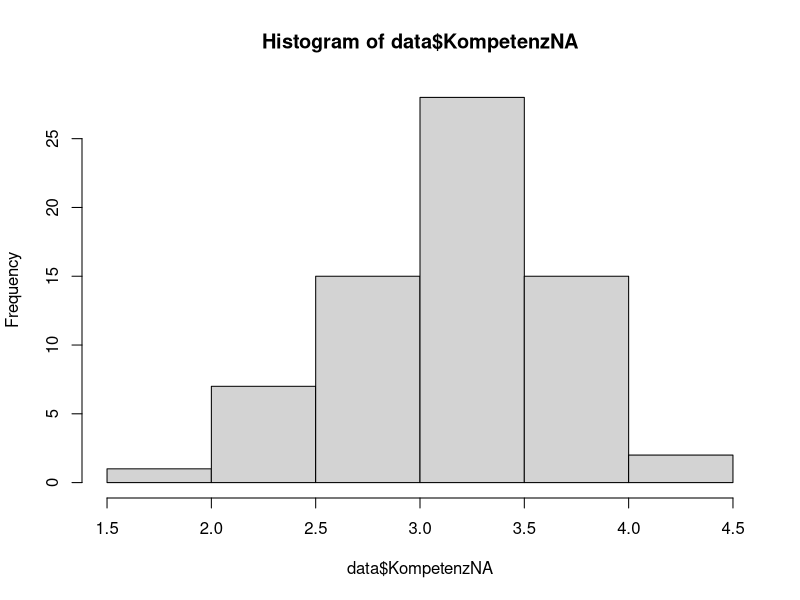
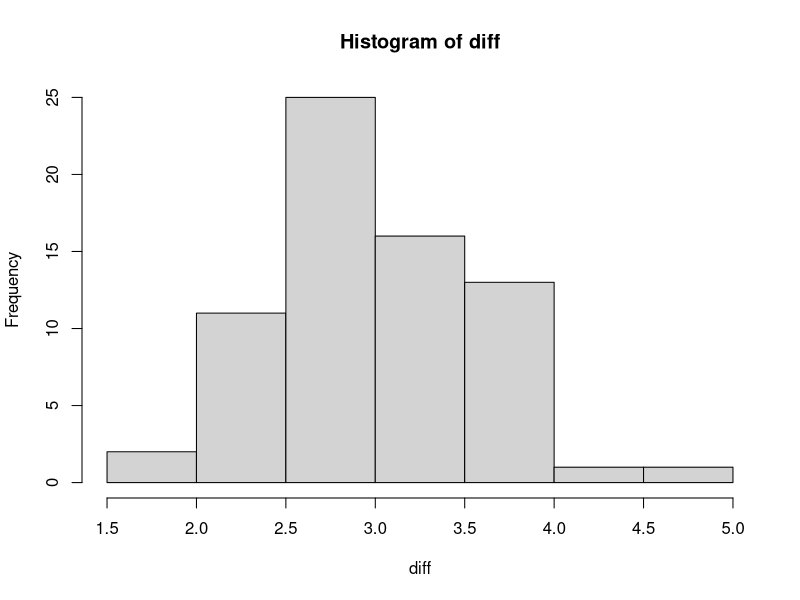
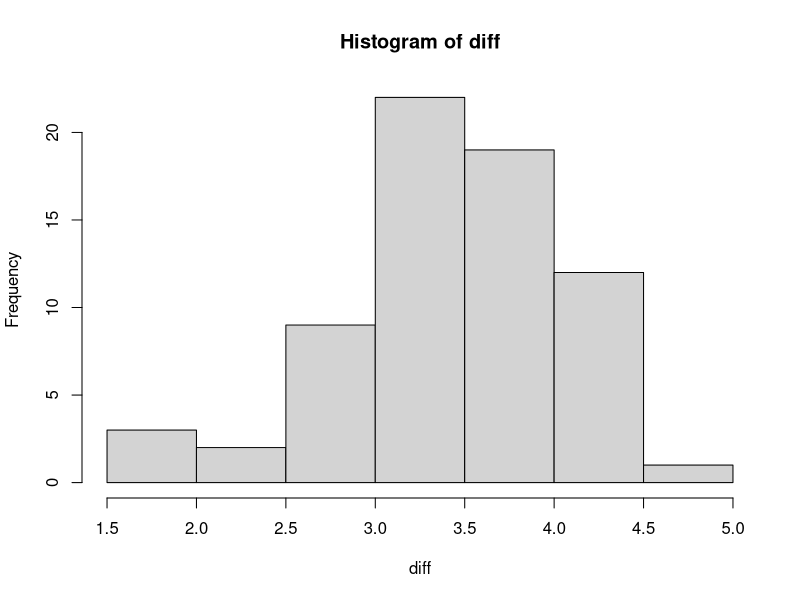

Reproduce these figures in R, in order.
library(data.table)

# ------------------Data Loading and Preparation ------------------------
#load data
data <- fread("survey_results_manualclean_nocheaters.csv")
#remove empty rows
data <- data[-(74:1030),]


# -------------NA------------------------------------
#Prüfung ob Kompetenzvariabeln NA normalverteilt

# Shapiro Wilk normality test
shapiro.test(data$KompetenzNA)
# W = 0.9744, p-value = 0.1746
# da p > 0.05 sind Daten normalverteilt
hist(data$KompetenzNA)
# Histogram ist etwa normalverteilt - Bestätigt Shapiro-Wilk Test

# -------------WA------------------------------------
#Prüfung ob Kompetenzvariabeln WA normalverteilt
diff <- data$KompetenzWA

# Shapiro Wilk normality test
shapiro.test(diff)
# W = 0.98547, p-value = 0.6054
# da p > 0.05 sind Daten normalverteilt
hist(diff)
# Histogram ist etwa normalverteilt - Bestätigt Shapiro-Wilk Test

# -------------SA------------------------------------
#Prüfung ob Kompetenzvariabeln SA normalverteilt
diff <- data$KompetenzSA

# Shapiro Wilk normality test
shapiro.test(diff)
# W = 0.96794, p-value = 0.07708
# da p > 0.05 sind Daten normalverteilt
hist(diff)
# Histogram ist etwa normalverteilt - Bestätigt Shapiro-Wilk Test




# --------------------------- Welch Two Sample t-Test NA-SA ----------------------------
library(psych)
# Vorbedingung: Ist Varianz etwa gleich?
describeBy(data$KompetenzSA, na.rm = TRUE)
describeBy(data$KompetenzNA, na.rm = TRUE)
# KompetenzSA sd = 0.61; KompetenzNA = 0.5

# Nullhypothese: No difference between averages of the two groups

# ---Alternativhypothese: SA ist weniger kompetent als NA
t.test(data$KompetenzNA, data$KompetenzSA, alternative = "less", na.rm = TRUE)
#t = -2.76, df = 128.39, p-value = 0.003313
#alternative hypothesis: true difference in means is less than 0


# ---Alternativhypothese: SA ist kompetenter als NA
t.test(data$KompetenzNA, data$KompetenzSA, alternative = "greater", na.rm = TRUE)
#t = -2.76, df = 128.39, p-value = 0.9967
#alternative hypothesis: true difference in means is greater than 0
# ---> there is not enough evidence of a difference between the (true) averages of the two groups

# ---Two-sided
t.test(data$KompetenzNA, data$KompetenzSA, alternative = "two.sided", na.rm = TRUE)
# t = -2.76, df = 128.39, p-value = 0.006627
# alternative hypothesis: true difference in means is not equal to 0





# --------------------------- Wilcoxon NA-SA ----------------------------
describe(data$KompetenzNA)
#    vars  n mean  sd median trimmed  mad  min  max range  skew kurtosis   se
# X1    1 68  3.2 0.5   3.25    3.23 0.37 1.92 4.25  2.33 -0.46        0 0.06
describe(data$KompetenzSA)
#   vars  n mean   sd median trimmed  mad  min  max range  skew kurtosis   se
#X1    1 68 3.47 0.61    3.5     3.5 0.49 1.67 4.67     3 -0.57     0.48 0.07

# Ist die wahrgenommene Kompetenz des NA geringer als diejenige des SA?
wilcox.test(data$KompetenzNA, data$KompetenzSA, paired = TRUE, exact = FALSE, correct = TRUE, alternative = "less")
# V = 540, p-value = 0.001804
# alternative hypothesis: true location shift is less than 0
# --> Ja

# --------------------------- Wilcoxon NA-WA ----------------------------
describe(data$KompetenzNA)
#    vars  n mean  sd median trimmed  mad  min  max range  skew kurtosis   se
# X1    1 68  3.2 0.5   3.25    3.23 0.37 1.92 4.25  2.33 -0.46        0 0.06
describe(data$KompetenzWA)
#    vars  n mean  sd median trimmed  mad  min  max range skew kurtosis   se
# X1    1 69 3.06 0.6   2.92    3.06 0.62 1.75 4.67  2.92 0.22    -0.43 0.07

# Ist die wahrgenommene Kompetenz des NA geringer als diejenige des WA?
wilcox.test(data$KompetenzNA, data$KompetenzWA, paired = TRUE, exact = FALSE, correct = TRUE, alternative = "less")
# V = 1211, p-value = 0.9855
# --> Nein

# --------------------------- Wilcoxon WA-SA ----------------------------
describe(data$KompetenzWA)
#    vars  n mean  sd median trimmed  mad  min  max range skew kurtosis   se
# X1    1 69 3.06 0.6   2.92    3.06 0.62 1.75 4.67  2.92 0.22    -0.43 0.07
describe(data$KompetenzSA)
#   vars  n mean   sd median trimmed  mad  min  max range  skew kurtosis   se
#X1    1 68 3.47 0.61    3.5     3.5 0.49 1.67 4.67     3 -0.57     0.48 0.07

# Ist die wahrgenommene Kompetenz des NA grösser als diejenige des WA?
wilcox.test(data$KompetenzWA, data$KompetenzSA, paired = TRUE, exact = FALSE, correct = TRUE, alternative = "greater")
# V = 318.5, p-value = 1
# --> Nein





